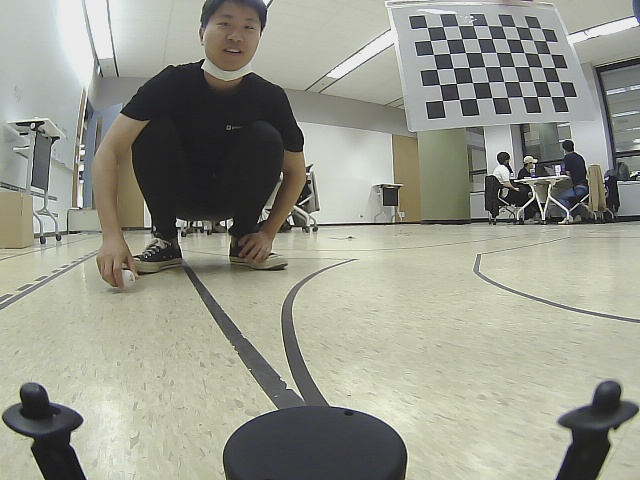
#> input picture chessboard/video_19.jpg, 640 x 480 px; its folder holds 4 pictures in this run
$ python get_intrinsic_mtx.py
#> lines starting #> are read from the running program, lines starting #| are printed output that depends on the picture
import numpy as np
import cv2
from glob import glob
import os
import json
import sys

"""
NOTE
source 폴더에서 실행합시다!
"""

def get_intrinsic_info(image_path=None, CHESSBOARD_WIDTH=9, CHESSBOARD_HEIGHT=6):
#> called with image_path = '../chessboard', CHESSBOARD_WIDTH = 9, CHESSBOARD_HEIGHT = 6
    image_list = glob(image_path + "/*.jpg")

    CHESSBOARD_WIDTH = 9
    CHESSBOARD_HEIGHT = 6
    SQUARE_SIZE = 0.025  # meter
    criteria = (cv2.TERM_CRITERIA_EPS + cv2.TERM_CRITERIA_MAX_ITER, 30, 0.001)
    visualize = False

    obj_point = np.zeros((CHESSBOARD_HEIGHT * CHESSBOARD_WIDTH, 3), np.float32)
    obj_point[:, :2] = np.mgrid[0:CHESSBOARD_WIDTH, 0:CHESSBOARD_HEIGHT].T.reshape(-1, 2) * SQUARE_SIZE

    object_points = list()  # 3d point in real world space
    image_points = list()  # 2d points in image plane.

    for image_file in image_list:
        img = cv2.imread(image_file, cv2.IMREAD_ANYCOLOR)
#> img is the input picture: shape (480, 640, 3); mean B, G, R 139.7, 151.9, 150.4
        gray = cv2.cvtColor(img, cv2.COLOR_BGR2GRAY)
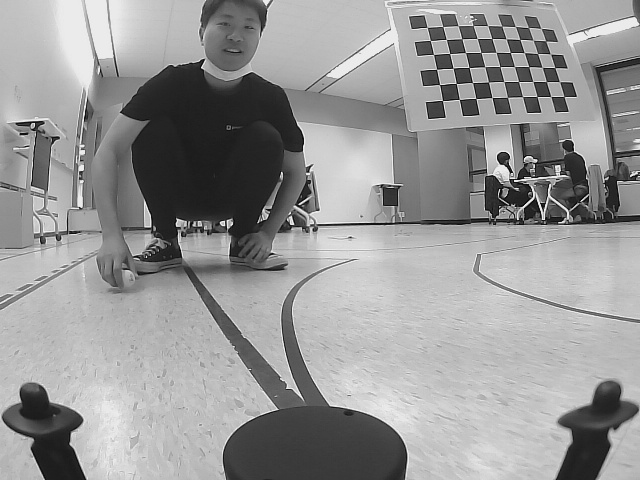
#> gray: shape (480, 640); min 9, max 242, mean 150.1

        ret, corners = cv2.findChessboardCorners(gray, (CHESSBOARD_WIDTH, CHESSBOARD_HEIGHT), None)
#> ret = True; corners = 54 rows, first 8: [427.1, 27.28], [442.8, 26.65], [458.1, 25.66], [473.1, 25.48], [487.7, 25.68], [501.8, 26.27], [515.3, 26.45], [528.5, 27.55]

        if ret:
            object_points.append(obj_point)
            image_points.append(corners)

            # visualize
            if visualize:
                corners2 = cv2.cornerSubPix(gray, corners, (11, 11), (-1, -1), criteria)
                cv2.drawChessboardCorners(img, (CHESSBOARD_WIDTH, CHESSBOARD_HEIGHT), corners2, ret)
                cv2.imshow("draw chessboard corners", img)
                cv2.waitKey(0)
#> pass 2 of the loop in get_intrinsic_info, `for image_file in image_list:`:
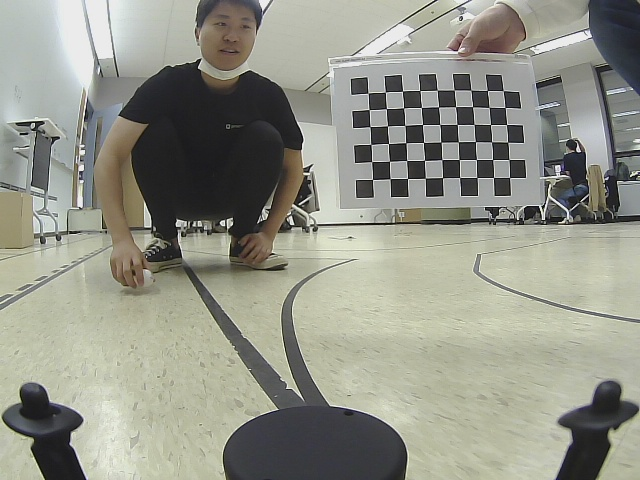
#> input picture chessboard/video_20.jpg, 640 x 480 px
#> in get_intrinsic_info, img is the input picture: shape (480, 640, 3); mean B, G, R 135.9, 147.4, 146.2
#> in get_intrinsic_info, `gray = cv2.cvtColor(img, cv2.COLOR_BGR2GRAY)`:
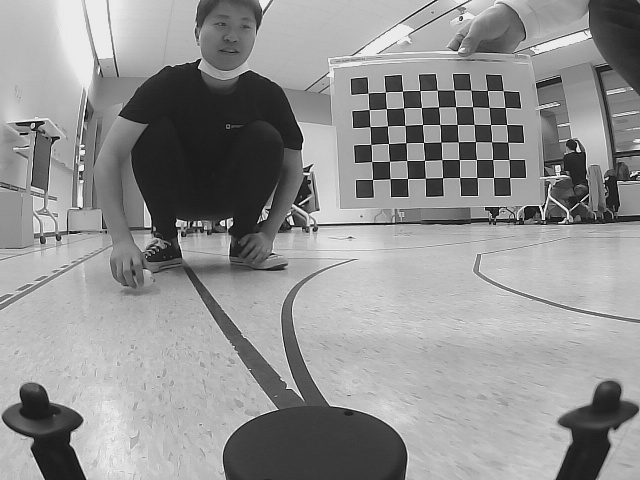
#> gray: shape (480, 640); min 9, max 241, mean 145.8
#> corners = 54 rows, first 8: [368, 93.17], [385.3, 92.16], [402.5, 91.06], [419.7, 90.52], [437.3, 90.2], [454.2, 90.01], [470.8, 90.17], [487.4, 90.49]
#> pass 3 of the loop in get_intrinsic_info, `for image_file in image_list:`:
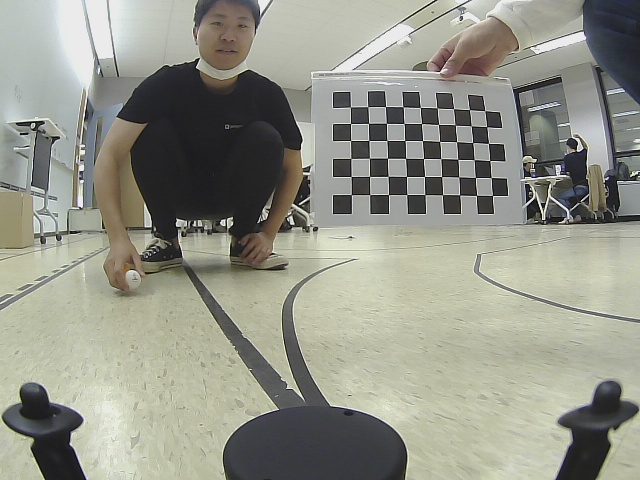
#> input picture chessboard/video_21.jpg, 640 x 480 px
#> in get_intrinsic_info, img is the input picture: shape (480, 640, 3); mean B, G, R 136.6, 148.1, 146.9
#> in get_intrinsic_info, `gray = cv2.cvtColor(img, cv2.COLOR_BGR2GRAY)`:
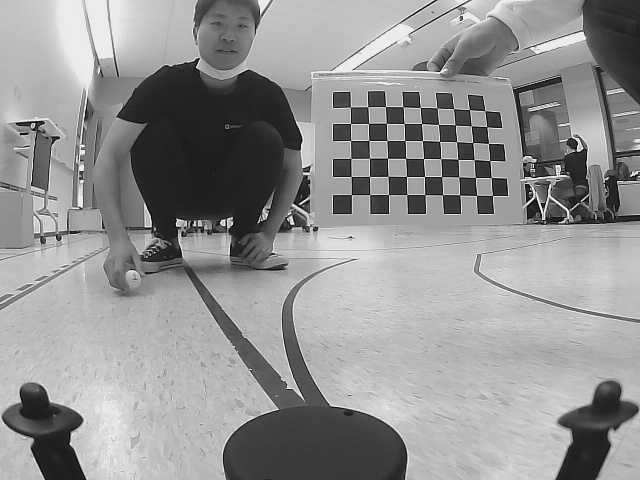
#> gray: shape (480, 640); min 8, max 244, mean 146.5
#> corners = 54 rows, first 8: [350.2, 106.9], [367.8, 106.7], [385.4, 106.6], [402.8, 106.9], [420.3, 107.4], [436.9, 107.9], [453.4, 108.7], [469.3, 109.6]
#> the loop made 4 passes; the first 3 are shown

    # get calibration information
    ret, camera_matrix, distcoffs, rvecs, tvecs = cv2.calibrateCamera(
        object_points, image_points, gray.shape[::-1], None, None
    )

    for rvec, tvec, op, ip in zip(rvecs, tvecs, object_points, image_points):
        imagePoints, jacobian = cv2.projectPoints(op, rvec, tvec, camera_matrix, distcoffs)

        # [5 lines of commented-out code are left out]

    calibration = dict()

    intrinsic_info = dict()
    intrinsic_info['fx'] = camera_matrix[0, 0]
    intrinsic_info['fy'] = camera_matrix[1, 1]
    intrinsic_info['cx'] = camera_matrix[0, 2]
    intrinsic_info['cy'] = camera_matrix[1, 2]

    calibration["intrinsic"] = intrinsic_info

    extrinsic_info = dict()
    rvecs_list = [rvec.tolist() for rvec in rvecs]
    extrinsic_info['rvecs'] = rvecs_list
    tvecs_list = [tvec.tolist() for tvec in tvecs]
    extrinsic_info['tvecs'] = tvecs_list
    distcoffs = distcoffs.tolist()
    extrinsic_info['distortion_coff'] = distcoffs

    calibration["extrinsic"] = extrinsic_info

    with open("../calibration.json", "w") as config_file:
        json.dump(calibration, config_file, indent=4)

if __name__ == "__main__":
    get_intrinsic_info("../chessboard")
